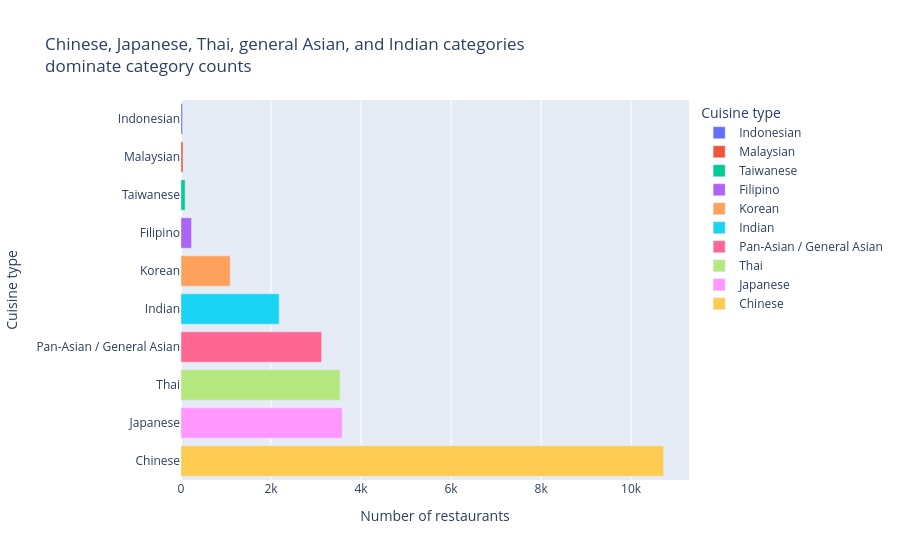

Source (notebook cell):
### Markdown cell above
**Q1:** Which Asian cuisines (e.g., Chinese, Japanese, Thai, Vietnamese, etc.) are most and least represented among restaurants in the dataset?

Chart for Q1

### Code cell
# Your visualization
# Example structure — replace with your actual columns and finding

# fig = px.bar(
#     df,
#     x="your_category_column",
#     y="your_value_column",
#     title="Your finding stated as a claim",
#     labels={"your_category_column": "Readable label", "your_value_column": "Readable label"}
# )
# fig.show()

#most + least represented chart
import textwrap

top5 = counts.nlargest(5, "Restaurant_Count")
bottom5 = counts.nsmallest(5, "Restaurant_Count")

top_bottom = (
    pd.concat([top5, bottom5], ignore_index=True)
      .drop_duplicates(subset="Cuisine")
      .sort_values("Restaurant_Count")
)

_title = (
    "Chinese, Japanese, Thai, general Asian, and Indian categories "
    "dominate category counts"
)
_title_wrapped = "<br>".join(textwrap.wrap(_title, width=62))

fig = px.bar(
    top_bottom,
    x="Restaurant_Count",
    y="Cuisine",
    orientation="h",
    color="Cuisine",
    title=_title_wrapped,
    labels={"Restaurant_Count": "Number of restaurants", "Cuisine": "Cuisine type"},
)
fig.update_layout(margin=dict(t=100))
fig.show()
fig.write_image("most_and_least_represented_asian_cuisines.png")

### Figure 1 — Plotly figure (JSON) as saved in the notebook; plotly's stock layout.template omitted (floating-point values rounded to 4 significant figures)
{"data": [{"hovertemplate": "Cuisine type=%{y}<br>Number of restaurants=%{x}<extra></extra>", "legendgroup": "Indonesian", "marker": {"color": "#636efa", "pattern": {"shape": ""}}, "name": "Indonesian", "orientation": "h", "showlegend": true, "textposition": "auto", "type": "bar", "x": [34], "xaxis": "x", "y": ["Indonesian"], "yaxis": "y"}, {"hovertemplate": "Cuisine type=%{y}<br>Number of restaurants=%{x}<extra></extra>", "legendgroup": "Malaysian", "marker": {"color": "#EF553B", "pattern": {"shape": ""}}, "name": "Malaysian", "orientation": "h", "showlegend": true, "textposition": "auto", "type": "bar", "x": [45], "xaxis": "x", "y": ["Malaysian"], "yaxis": "y"}, {"hovertemplate": "Cuisine type=%{y}<br>Number of restaurants=%{x}<extra></extra>", "legendgroup": "Taiwanese", "marker": {"color": "#00cc96", "pattern": {"shape": ""}}, "name": "Taiwanese", "orientation": "h", "showlegend": true, "textposition": "auto", "type": "bar", "x": [92], "xaxis": "x", "y": ["Taiwanese"], "yaxis": "y"}, {"hovertemplate": "Cuisine type=%{y}<br>Number of restaurants=%{x}<extra></extra>", "legendgroup": "Filipino", "marker": {"color": "#ab63fa", "pattern": {"shape": ""}}, "name": "Filipino", "orientation": "h", "showlegend": true, "textposition": "auto", "type": "bar", "x": [234], "xaxis": "x", "y": ["Filipino"], "yaxis": "y"}, {"hovertemplate": "Cuisine type=%{y}<br>Number of restaurants=%{x}<extra></extra>", "legendgroup": "Korean", "marker": {"color": "#FFA15A", "pattern": {"shape": ""}}, "name": "Korean", "orientation": "h", "showlegend": true, "textposition": "auto", "type": "bar", "x": [1093], "xaxis": "x", "y": ["Korean"], "yaxis": "y"}, {"hovertemplate": "Cuisine type=%{y}<br>Number of restaurants=%{x}<extra></extra>", "legendgroup": "Indian", "marker": {"color": "#19d3f3", "pattern": {"shape": ""}}, "name": "Indian", "orientation": "h", "showlegend": true, "textposition": "auto", "type": "bar", "x": [2181], "xaxis": "x", "y": ["Indian"], "yaxis": "y"}, {"hovertemplate": "Cuisine type=%{y}<br>Number of restaurants=%{x}<extra></extra>", "legendgroup": "Pan-Asian / General Asian", "marker": {"color": "#FF6692", "pattern": {"shape": ""}}, "name": "Pan-Asian / General Asian", "orientation": "h", "showlegend": true, "textposition": "auto", "type": "bar", "x": [3125], "xaxis": "x", "y": ["Pan-Asian / General Asian"], "yaxis": "y"}, {"hovertemplate": "Cuisine type=%{y}<br>Number of restaurants=%{x}<extra></extra>", "legendgroup": "Thai", "marker": {"color": "#B6E880", "pattern": {"shape": ""}}, "name": "Thai", "orientation": "h", "showlegend": true, "textposition": "auto", "type": "bar", "x": [3534], "xaxis": "x", "y": ["Thai"], "yaxis": "y"}, {"hovertemplate": "Cuisine type=%{y}<br>Number of restaurants=%{x}<extra></extra>", "legendgroup": "Japanese", "marker": {"color": "#FF97FF", "pattern": {"shape": ""}}, "name": "Japanese", "orientation": "h", "showlegend": true, "textposition": "auto", "type": "bar", "x": [3582], "xaxis": "x", "y": ["Japanese"], "yaxis": "y"}, {"hovertemplate": "Cuisine type=%{y}<br>Number of restaurants=%{x}<extra></extra>", "legendgroup": "Chinese", "marker": {"color": "#FECB52", "pattern": {"shape": ""}}, "name": "Chinese", "orientation": "h", "showlegend": true, "textposition": "auto", "type": "bar", "x": [10721], "xaxis": "x", "y": ["Chinese"], "yaxis": "y"}], "layout": {"barmode": "relative", "legend": {"title": {"text": "Cuisine type"}, "tracegroupgap": 0}, "margin": {"t": 100}, "title": {"text": "Chinese, Japanese, Thai, general Asian, and Indian categories<br>dominate category counts"}, "xaxis": {"anchor": "y", "domain": [0, 1], "title": {"text": "Number of restaurants"}}, "yaxis": {"anchor": "x", "categoryarray": ["Chinese", "Japanese", "Thai", "Pan-Asian / General Asian", "Indian", "Korean", "Filipino", "Taiwanese", "Malaysian", "Indonesian"], "categoryorder": "array", "domain": [0, 1], "title": {"text": "Cuisine type"}}}}
